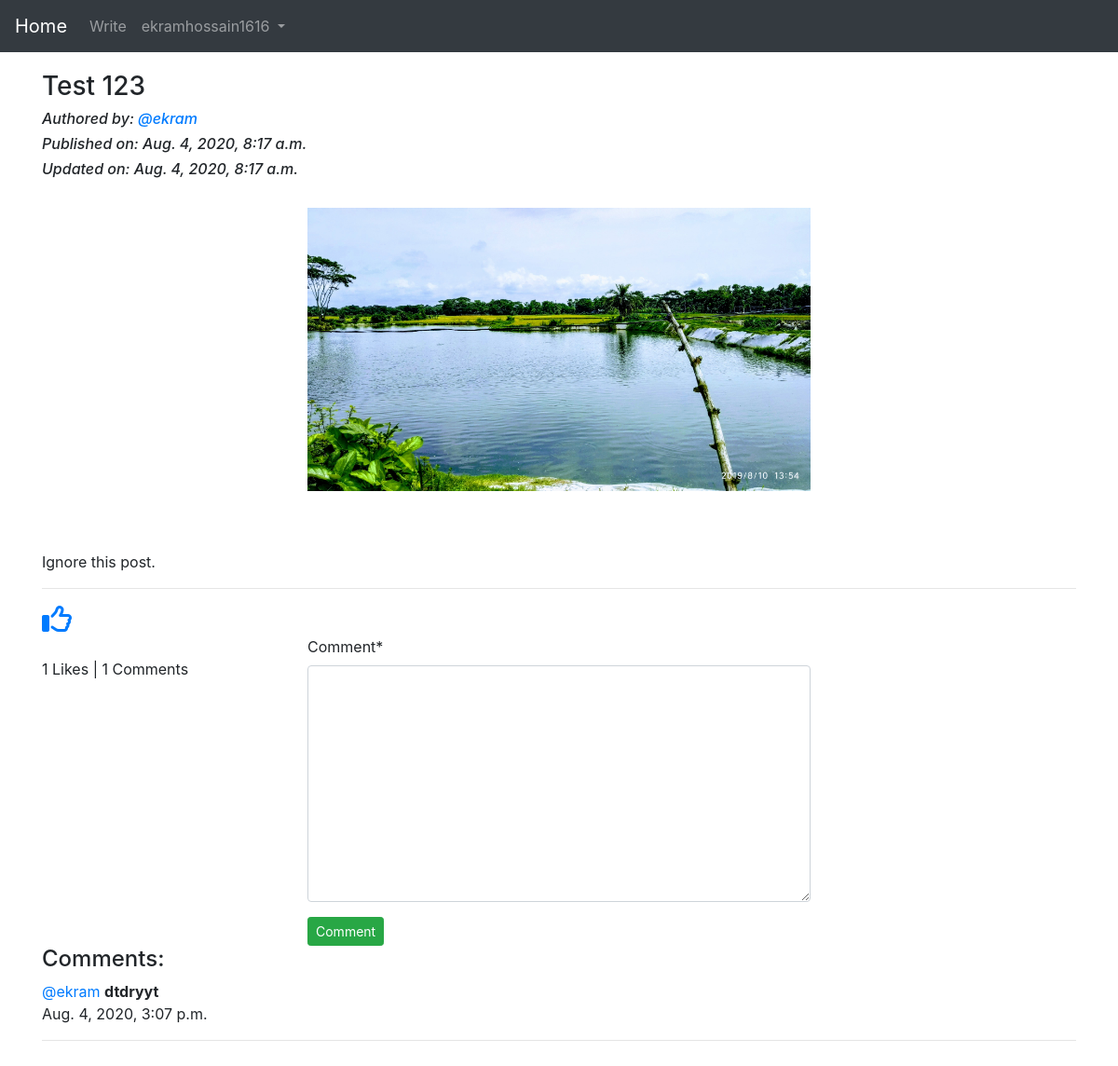
Screenshot of /blog/details/Test-123-8b33e696-6673-4508-af25-e526b53f9eff (signed in) with the database file from the repository.
### App_Blog/models.py (models this page shows, shortened)
class Blog(models.Model):
    author = models.ForeignKey(User, on_delete = models.CASCADE, related_name='post_author')
    blog_title = models.CharField(max_length = 264, verbose_name = 'Input your title')
    slug = models.SlugField(max_length = 264, unique = True)
    blog_content = models.TextField(verbose_name = 'What is on your mind ?')
    blog_image = models.ImageField(upload_to = 'blog_images',verbose_name = 'Image')
    publish_date = models.DateTimeField(auto_now_add = True)
    update_date = models.DateTimeField(auto_now = True)
    class Meta:
        ordering = ('-publish_date',)

class Comment(models.Model):
    blog = models.ForeignKey(Blog, on_delete = models.CASCADE, related_name = 'blog_comment')
    user = models.ForeignKey(User, on_delete = models.CASCADE, related_name = 'user_comment')
    comment = models.TextField(max_length = 264)
    comment_date = models.DateTimeField(auto_now_add = True)

### App_Blog/views.py (the view, shortened to what this page needs)
# urls.py: path('details/<str:slug>',views.blog_details, name='blog_details'),
@login_required
def blog_details(request, slug):
    blog = Blog.objects.get(slug=slug)
    comment_form = CommentForm()
    already_liked = Likes.objects.filter(blog=blog,user=request.user)
    if already_liked:
        liked = True
    else:
        liked = False
    return render(request,'App_Blog/blog_details.html',context={'blog':blog,'comment_form':comment_form,'liked':liked})

### App_Blog/forms.py
class CommentForm(forms.ModelForm):
    class Meta:
        model = Comment
        fields = ('comment',)

### templates/App_Blog/blog_details.html (shortened to what this page needs)
{% extends 'base.html' %}
{% load crispy_forms_tags %}
{% block body_block %}
<h3>{{blog.blog_title}}</h3>
<div class="row">
  <div class="col-sm-4">
    <h6><i>Authored by: <a href="#">@{{blog.author}}</a></i></h6>
    <h6><i>Published on: {{blog.publish_date}}</i></h6>
    <h6><i>Updated on: {{blog.update_date}}</i></h6><br>
  </div>
  <div class="col-sm-6">
  </div>
  <div class="col-sm-2">
  </div>
</div>
<div class="row">
  <div class="col-sm-3">
  </div>
  <div class="col-sm-6">
    <img src="/media/{{blog.blog_image}}" alt="{{blog.blog_image}}" width="100%">
  </div>
  <div class="col-sm-3">
  </div>
</div>
<br><br>
<p>{{blog.blog_content|linebreaks}}</p><hr>
{% if not liked %}
<a href="{% url 'App_Blog:liked' pk=blog.pk %}"><i class="far fa-thumbs-up fa-2x"></i></a>
{% else %}
<a href="{% url 'App_Blog:unliked' pk=blog.pk%}"><i class="fas fa-thumbs-up fa-2x"></i></a>
{% endif %}
<div class="row">
  <div class="col-sm-3">
    <br><p>{{blog.liked_blog.count}} Likes | {{blog.blog_comment.count}} Comments</p>
  </div>
  <div class="col-sm-6">
    <form method="POST">
      {{comment_form|crispy}}
      <button type="submit" class="btn btn-success btn-sm">Comment</button>
    </form>
  </div>
  <div class="col-sm-3">
  </div>
</div>
<h4>Comments:</h4>
{% for comment in blog.blog_comment.all %}
<p><a href="#">@{{comment.user}} </a><b>{{comment.comment}}</b><br>{{comment.comment_date}}</p><hr>
{% endfor %}
<br><br><br>
{% endblock %}

### templates/base.html (shortened to what this page needs)
<!DOCTYPE html>
<html lang="en" dir="ltr">
  <head>
    <link rel="stylesheet" href="https://stackpath.bootstrapcdn.com/bootstrap/4.5.0/css/bootstrap.min.css">
  </head>
  <body>
    <nav class="navbar navbar-expand-lg navbar-dark bg-dark">
  <a class="navbar-brand" href="{% url 'index' %}">Home</a>
  <div class="collapse navbar-collapse" id="navbarNavDropdown">
    <ul class="navbar-nav">
      {% if user.is_authenticated %}
      <li class="nav-item">
        <a class="nav-link" href="{% url 'App_Blog:create_blog' %}">Write</a>
      </li>
      <li class="nav-item dropdown">
        <a class="nav-link dropdown-toggle" href="{% url 'index' %}" id="navbarDropdownMenuLink" data-toggle="dropdown" aria-haspopup="true" aria-expanded="false">
          {{user.username}}
        </a>
          {% endif %}
      </li>
    </ul>
  </div>
</nav>
<div style="padding-top:20px" class="container">
  {% block body_block %}
  {% endblock %}
</div>
  </body>
</html>

### rows the page displays
Blog: blog_title "Test 123", author "ekram", publish_date "Aug. 4, 2020, 8:17 a.m.", update_date "Aug. 4, 2020, 8:17 a.m.", blog_image (picture), blog_content "Ignore this post.", liked_blog.count "1", blog_comment.count "1"
Comment: user "ekram", comment "dtdryyt", comment_date "Aug. 4, 2020, 3:07 p.m."

### other values shown
{{ user.username }} "ekramhossain1616"
